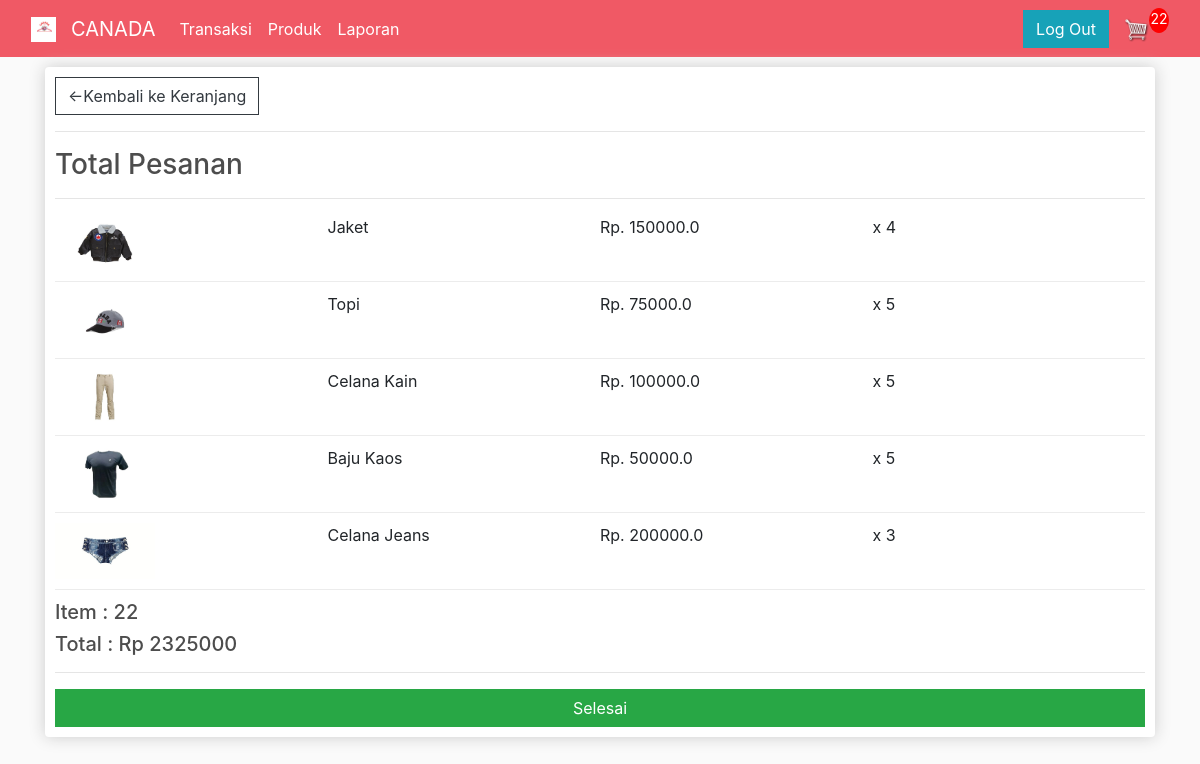
The page /pembayaran/ (signed in) on the database as committed earlier.
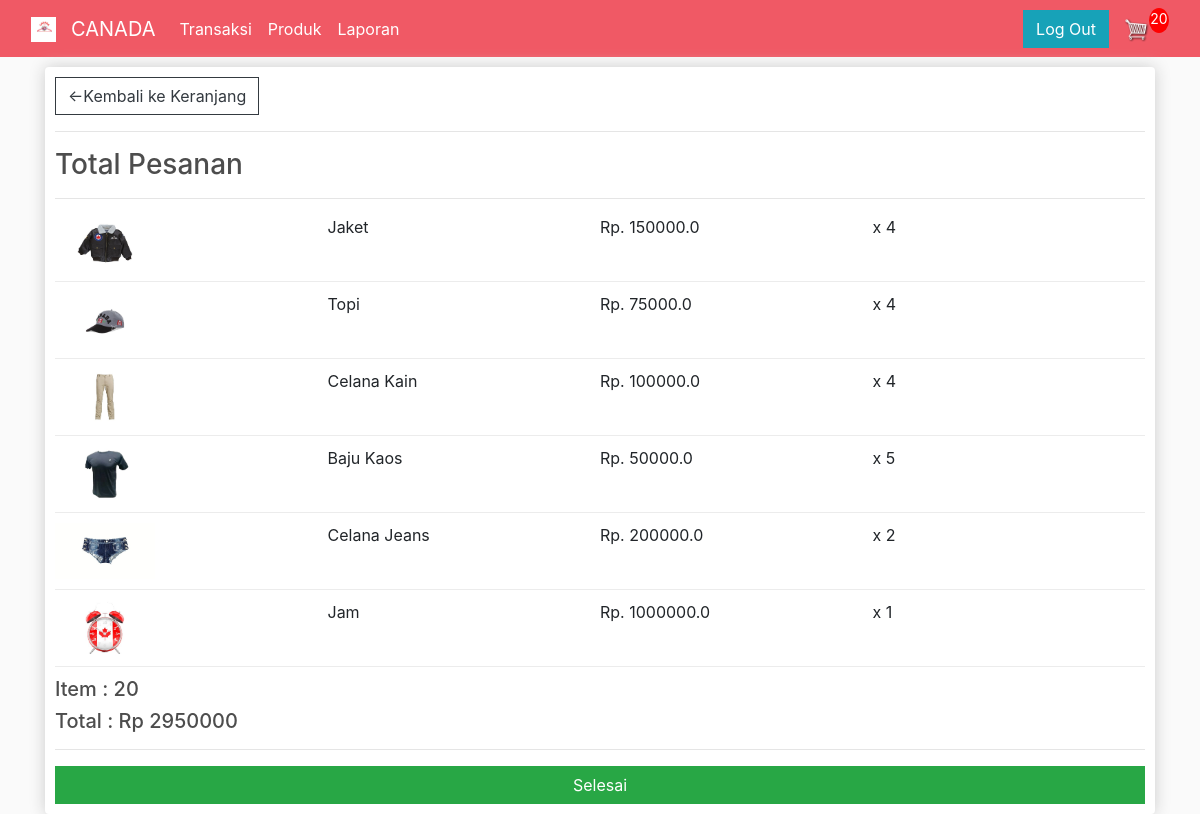
The same page on the database as committed later.
### transaksi/models.py (models this page shows, shortened)
class OrderItem(models.Model):
    product     = models.ForeignKey(Product, on_delete=models.SET_NULL, blank=True, null=True)
    order       = models.ForeignKey(Order, on_delete=models.SET_NULL, blank=True, null=True)
    quantity    = models.IntegerField(default=0, null=True, blank=True)
    date_added  = models.DateTimeField(auto_now_add=True)
    @property
    def get_total(self):
        total = self.product.price * self.quantity
        return total

class Product(models.Model):
    name    = models.CharField(max_length=200, null=True)
    price   = models.FloatField()
    digital = models.BooleanField(default=False, null=True,blank=False)
    image   = models.ImageField(null=True, blank=True, default="placeholder.png")
    @property
    def imageURL(self):
        try:
            url = self.image.url
        except:
            url = ''
        return url

class Order(models.Model):
    customer        = models.ForeignKey(Customer, on_delete=models.SET_NULL, blank=True, null= True)
    date_orderd     = models.DateTimeField(auto_now_add=True)
    complete        = models.BooleanField(default=False, null=True, blank=False)
    transaction_id  = models.CharField(max_length=200, null=True)
    @property
    def get_cart_total(self):
        orderitems = self.orderitem_set.all()
        total = sum([item.get_total for item in orderitems ])
        return  total
    @property
    def get_cart_items(self):
        orderitems = self.orderitem_set.all()
        total = sum([item.quantity for item in orderitems ])
        return  total

### transaksi/views.py (the view)
# urls.py: path('pembayaran/', views.pembayaran, name="pembayaran"),
def pembayaran(request):
    if request.user.is_authenticated:
        customer = request.user.customer
        order, created = Order.objects.get_or_create(customer=customer, complete=False)
        items =  order.orderitem_set.all()
        cartItems = order.get_cart_items
    else:
        items = []
        order = {'get_cart_total':0, 'get_cart_items':0}
        cartItems = order['get_cart_items']
    context = {'items':items, 'order':order, 'cartItems':cartItems}
    return render(request, 'transaksi/pembayaran.html', context)

### transaksi/templates/transaksi/pembayaran.html (shortened to what this page needs)
{% extends 'menu/menu.html' %}
{% load static %}
{% block content %}
    <div class="row">
        <div class="col-lg-12">
            <div class="box-element">
                <a class="btn btn-outline-dark" href="{% url 'keranjang' %}"> &#x2190;Kembali ke Keranjang </a>
                <hr>
                <h3> Total Pesanan </h3>
                <hr>
                {%  for item in items %}
                <div class="cart-row">
                    <div style="flex: 2;"><img class="row-image" src="{{item.product.imageURL}}" ></div>
                    <div style="flex: 2;"><p> {{item.product.name}} </p></div>
                    <div style="flex: 2;"><p> Rp. {{item.product.price}} </p></div>
                    <div style="flex: 2;"><p> x {{item.quantity}} </p></div>
                </div>
                {% endfor %}
                <h5> Item   : {{order.get_cart_items}} </h5>
                <h5> Total  : Rp {{order.get_cart_total|floatformat:0}} </h5>
                <hr>
                <button id="make-payment" class="btn btn-success btn-block"> Selesai </button>
            </div>
        </div>
    </div>
{% endblock content %}

Rows that differ between the two databases and show on the page:
changed OrderItem "Topi": quantity "5" → "4"
changed OrderItem "Celana Kain": quantity "5" → "4"
changed OrderItem "Celana Jeans": quantity "3" → "2"
added OrderItem: product.imageURL (picture), product.name "Jam", product.price "1000000.0", quantity "1"
changed through a linked row, Order: get_cart_items "22" → "20"; get_cart_total "2325000" → "2950000"
Other text that changed with them:
{{ cartItems }}: "22" → "20"
